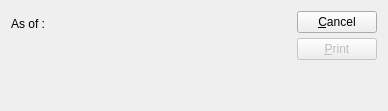
<?xml version="1.0" encoding="UTF-8"?>
<ui version="4.0">
 <comment>This file is part of the xTuple ERP: PostBooks Edition, a free and
open source Enterprise Resource Planning software suite,
Copyright (c) 1999-2011 by OpenMFG LLC, d/b/a xTuple.
It is licensed to you under the Common Public Attribution License
version 1.0, the full text of which (including xTuple-specific Exhibits)
is available at www.xtuple.com/CPAL.  By using this software, you agree
to be bound by its terms.</comment>
 <class>printStatementByCustomer</class>
 <widget class="QDialog" name="printStatementByCustomer">
  <property name="geometry">
   <rect>
    <x>0</x>
    <y>0</y>
    <width>388</width>
    <height>111</height>
   </rect>
  </property>
  <property name="windowTitle">
   <string>Print Statement by Customer</string>
  </property>
  <layout class="QGridLayout" name="gridLayout_2">
   <item row="0" column="0">
    <layout class="QGridLayout" name="gridLayout">
     <item row="0" column="0">
      <widget class="CustCluster" name="_cust"/>
     </item>
     <item row="1" column="0">
      <layout class="QHBoxLayout" name="horizontalLayout">
       <item>
        <widget class="QLabel" name="_asOfLit">
         <property name="text">
          <string>As of :</string>
         </property>
        </widget>
       </item>
       <item>
        <widget class="DLineEdit" name="_asOf"/>
       </item>
      </layout>
     </item>
     <item row="2" column="0">
      <spacer name="verticalSpacer">
       <property name="orientation">
        <enum>Qt::Vertical</enum>
       </property>
       <property name="sizeHint" stdset="0">
        <size>
         <width>20</width>
         <height>40</height>
        </size>
       </property>
      </spacer>
     </item>
    </layout>
   </item>
   <item row="0" column="1">
    <layout class="QHBoxLayout">
     <property name="spacing">
      <number>0</number>
     </property>
     <property name="margin">
      <number>0</number>
     </property>
     <item>
      <spacer name="Spacer8">
       <property name="orientation">
        <enum>Qt::Horizontal</enum>
       </property>
       <property name="sizeType">
        <enum>QSizePolicy::Expanding</enum>
       </property>
       <property name="sizeHint" stdset="0">
        <size>
         <width>20</width>
         <height>20</height>
        </size>
       </property>
      </spacer>
     </item>
     <item>
      <layout class="QVBoxLayout">
       <property name="spacing">
        <number>5</number>
       </property>
       <property name="margin">
        <number>0</number>
       </property>
       <item>
        <widget class="QPushButton" name="_close">
         <property name="text">
          <string>&amp;Cancel</string>
         </property>
        </widget>
       </item>
       <item>
        <widget class="QPushButton" name="_print">
         <property name="enabled">
          <bool>false</bool>
         </property>
         <property name="text">
          <string>&amp;Print</string>
         </property>
         <property name="autoDefault">
          <bool>true</bool>
         </property>
         <property name="default">
          <bool>true</bool>
         </property>
        </widget>
       </item>
       <item>
        <spacer name="Spacer32">
         <property name="orientation">
          <enum>Qt::Vertical</enum>
         </property>
         <property name="sizeType">
          <enum>QSizePolicy::Expanding</enum>
         </property>
         <property name="sizeHint" stdset="0">
          <size>
           <width>20</width>
           <height>20</height>
          </size>
         </property>
        </spacer>
       </item>
      </layout>
     </item>
    </layout>
   </item>
  </layout>
 </widget>
 <layoutdefault spacing="6" margin="11"/>
 <pixmapfunction>qPixmapFromMimeSource</pixmapfunction>
 <customwidgets>
  <customwidget>
   <class>CustCluster</class>
   <extends>QWidget</extends>
   <header>custcluster.h</header>
  </customwidget>
  <customwidget>
   <class>DLineEdit</class>
   <extends>QWidget</extends>
   <header>datecluster.h</header>
   <container>1</container>
  </customwidget>
 </customwidgets>
 <tabstops>
  <tabstop>_cust</tabstop>
  <tabstop>_print</tabstop>
  <tabstop>_close</tabstop>
 </tabstops>
 <includes>
  <include location="global">parameter.h</include>
 </includes>
 <resources/>
 <connections>
  <connection>
   <sender>_close</sender>
   <signal>clicked()</signal>
   <receiver>printStatementByCustomer</receiver>
   <slot>reject()</slot>
   <hints>
    <hint type="sourcelabel">
     <x>20</x>
     <y>20</y>
    </hint>
    <hint type="destinationlabel">
     <x>20</x>
     <y>20</y>
    </hint>
   </hints>
  </connection>
  <connection>
   <sender>_cust</sender>
   <signal>valid(bool)</signal>
   <receiver>_print</receiver>
   <slot>setEnabled(bool)</slot>
   <hints>
    <hint type="sourcelabel">
     <x>20</x>
     <y>20</y>
    </hint>
    <hint type="destinationlabel">
     <x>20</x>
     <y>20</y>
    </hint>
   </hints>
  </connection>
 </connections>
</ui>
